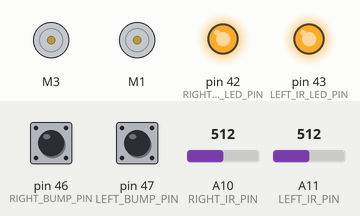
A sketch run on a simulated Arduino Mega 2560, built with avr-gcc and run on an emulated ATmega2560. Shown: 2 × DC motor (green arrow = forward, orange = backward, longer = faster), output pins drawn as LEDs (lit = HIGH). The test bench sets the inputs (shaded band); at power-on: pin 46 (RIGHT_BUMP_PIN) HIGH, pin 47 (LEFT_BUMP_PIN) HIGH, A10 (RIGHT_IR_PIN) = 512, A11 (LEFT_IR_PIN) = 512. What the sketch prints to the serial monitor is not drawn.

Above: at 0.8 s.
0.9 s: pin 46 (RIGHT_BUMP_PIN) pulled LOW for 0.15 s
2.5 s: pin 46 (RIGHT_BUMP_PIN) pulled LOW for 1 s
Timing chart, 0 to 5.5 s (numbered marks = the images above; inputs shaded):
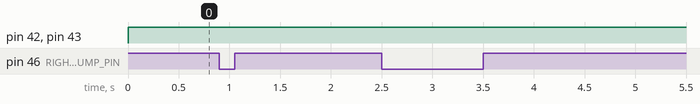

The sketch:

B3_09_LineFollow_Left.ino
```cpp
/* B3_09_LineFollow_Left.ino
   Drive the TWO-WHEELED Bread Board Bot (BBbot, B^3)
   forward, following a black line, but pretty inefficiently.
   When a whisker bump sensor on either side hits something,
   back up and turn slightly away from that direction and resume
   forward path.
   Stop at a specified distance from an object directly ahead.
   Arduino: Arduino Mega 256 v3 Clone
   Motor Shield: Adafruit assembled Motor Shield for Arduino v2
   ---->  http://www.adafruit.com/products/1438
   Programmer: Dave Eslinger; June 13, 2015
   Revisions:
*/
#include <Wire.h>
#include <Adafruit_MotorShield.h>
#include <math.h>
#include <breadboardbot.h>
#include <NewPing.h>

// Create the motor shield object with the default I2C address
Adafruit_MotorShield AFMS = Adafruit_MotorShield();

/* Define Constants */

// IO Pins used
const byte LEFT_BUMP_PIN = 47;    // Define DIGITAL Pins for left
const byte RIGHT_BUMP_PIN = 46;   // and right bump sensors
const byte SONIC_TRIGGER_PIN = 50;
const byte SONIC_ECHO_PIN = 51;
const byte LEFT_IR_LED_PIN = 43;
const byte LEFT_IR_PIN = A11;
const byte RIGHT_IR_LED_PIN = 42;
const byte RIGHT_IR_PIN = A10;

// Parameters controlling program behavior
// Bump behavior
const byte FORWARD_SPEED = 255;   // Define normal speeds
const byte BACKWARD_SPEED = 75;  // and backup/turn speed
const int  TURN_DURATION = 1500;   // Turn length in milliseconds

// Sonic sensor
const float TARGET_DISTANCE_INCHES = 10;
const int MAX_SONIC_DISTANCE = 500;      // cm, optional, 500 cm is default

// Line Following
const byte FOLLOW_LEFT_SIDE = 1;
const float HI_LIGHT = 0.70;     // Keep the BRIGHT side of the line ABOVE this
// fraction of the Maximum read by that sensor
const float LO_LIGHT = 0.30;     // Keep the DARK side of the line BELOW this
// fraction of the Maximum read by that sensor

// Define 'ports' for motors.
const byte LEFT_MOTOR_PORT = 3;
const byte RIGHT_MOTOR_PORT = 1;
// Create pointers to motor control objects
Adafruit_DCMotor *motorLeft = AFMS.getMotor(LEFT_MOTOR_PORT);
Adafruit_DCMotor *motorRight = AFMS.getMotor(RIGHT_MOTOR_PORT);

/* Define new untrasonic sensor with trigger & echo pins and
   the maximum distance to be sensed. */
NewPing sonic(SONIC_TRIGGER_PIN, SONIC_ECHO_PIN, MAX_SONIC_DISTANCE);

/* Global Variables */
int leftIR;
int minLeftIR = 1026;
int maxLeftIR = -1024;
int rightIR;
int minRightIR = 1026;
int maxRightIR = -1024;
float brightLeft;
float darkRight;
float leftRange;
float rightRange;

void setup(void) {
  AFMS.begin();  // create with the default frequency 1.6KHz
  // Turn off all motors to start, just a good habit
  motorLeft->run(RELEASE);
  motorRight->run(RELEASE);
  Serial.begin(9600);  //Begin serial communcation

  /*Set up Bump Pins with Arduino internal pullup resistors
    This will make them always high unless a bump switch is hit,
    which will make a connection to ground and they will read low. */
  pinMode(LEFT_BUMP_PIN, INPUT_PULLUP);
  pinMode(RIGHT_BUMP_PIN, INPUT_PULLUP);

  /* Define IR LED source pins as OUTPUTs and turn on the IR LEDs */
  pinMode(LEFT_IR_LED_PIN, OUTPUT);
  pinMode(RIGHT_IR_LED_PIN, OUTPUT);
  digitalWrite(LEFT_IR_LED_PIN, HIGH);
  digitalWrite(RIGHT_IR_LED_PIN, HIGH);

  /* Calibrate the IR sensors
     1) Place over the brightest target and hold down right bumper switch.
     2) Move back and forth to read various bright values, release bumper.
     3) Place over the darkest target and hold down right bumper again.
     4) All done!  The program
        calculates the 80% and 20% (or as set by HI_LIGHT% and LO_LIGHT% values)
        target values to keep the sensors at.
  */
  while (digitalRead(RIGHT_BUMP_PIN) == HIGH) {} // Pause until the pin is grounded (our switch)
  delay(50);
  while (digitalRead(RIGHT_BUMP_PIN) == LOW) { // Get high light values until the pin
    // is no longer grounded
    leftIR = analogRead(LEFT_IR_PIN);
    rightIR = analogRead(RIGHT_IR_PIN);
    Serial.print(leftIR);
    Serial.print("  = leftIR, Calibrate LIGHT rightIR = ");
    Serial.println(rightIR);
    if ( leftIR > maxLeftIR ) {
      maxLeftIR = leftIR;
    }
    if ( rightIR > maxRightIR ) {
      maxRightIR = rightIR;
    }
  }
  /*Do the same, but over a dark target */
  while (digitalRead(RIGHT_BUMP_PIN) == HIGH) {} // Pause until the pin is grounded (our switch)
  delay(50);
  while (digitalRead(RIGHT_BUMP_PIN) == LOW) {   // Get dark light values until the pin
    // is no longer grounded
    leftIR = analogRead(LEFT_IR_PIN);
    rightIR = analogRead(RIGHT_IR_PIN);
    Serial.print(leftIR);
    Serial.print("  = leftIR, Calibrate DARK  rightIR = ");
    Serial.println(rightIR);
    if ( leftIR < minLeftIR ) {
      minLeftIR = leftIR;
    }
    if ( rightIR < minRightIR ) {
      minRightIR = rightIR;
    }
  }
  leftRange = maxLeftIR - minLeftIR;
  rightRange = maxRightIR - minRightIR;
  brightLeft = maxLeftIR - ((1.0 - HI_LIGHT) * leftRange);
  darkRight = minRightIR + (LO_LIGHT * rightRange);

  while ( digitalRead(LEFT_BUMP_PIN) == HIGH) {} // Pause until you trigger the left bump switch
  delay(1000);                      // Then wait 1 second and start line following.
}

void loop() {

  leftIR = analogRead(LEFT_IR_PIN);
  rightIR = analogRead(RIGHT_IR_PIN);
  Serial.print(leftIR);
  Serial.print("  = leftIR,brightLeft = ");
  Serial.print(brightLeft);
  Serial.print(", darkRight = ");
  Serial.print(darkRight);
  Serial.print(", rightIR = ");
  Serial.println(rightIR);

  motorLeft->setSpeed(FORWARD_SPEED);
  motorRight->setSpeed(FORWARD_SPEED);


  if (leftIR < brightLeft ) {          // Too far right, stop left motor
    motorLeft->setSpeed(25);
    motorRight->setSpeed(125);
    Serial.print("Left Speed SLOW, Right FAST");

  }
  else if (rightIR > darkRight) {
    motorLeft->setSpeed(120);
    motorRight->setSpeed(25);       // Too far right, stop RIGHT motor


  }
  motorLeft->run(FORWARD);
  motorRight->run(FORWARD);
  delay(20);
}
```

Measured:
- after the input at 0.9 s, every drawn part: stays the same
- after the input at 2.5 s, every drawn part: stays the same
